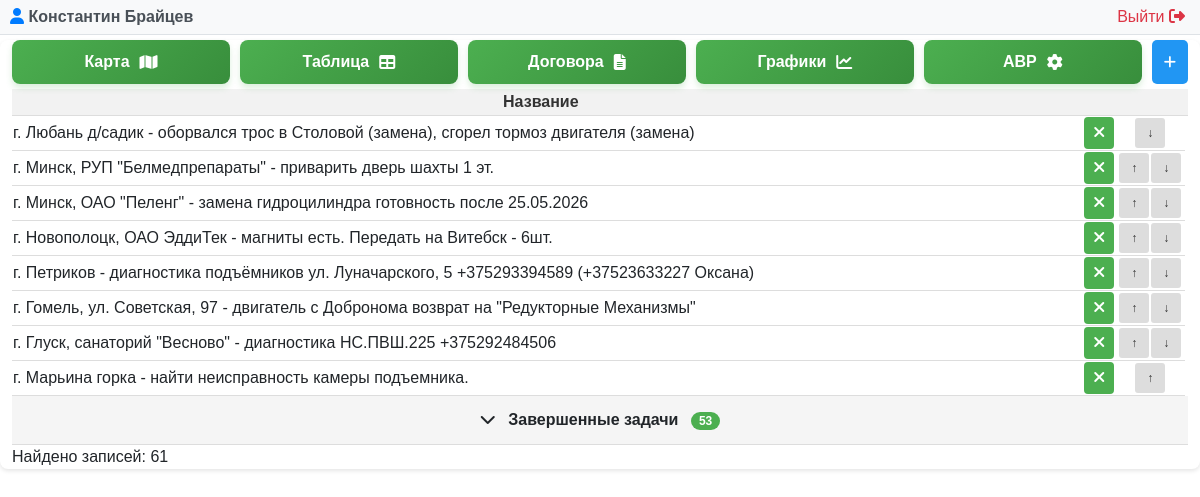
Screenshot of /problem.php (signed in) with the database file from the repository.
### tables this page shows
CREATE TABLE "LIFTEH_problem" ("id" integer NOT NULL PRIMARY KEY AUTOINCREMENT, "name" varchar(255) NOT NULL, "created_date" DATETIME DEFAULT CURRENT_TIMESTAMP, "is_completed" bool NOT NULL, "user_id" integer NOT NULL REFERENCES "auth_user" ("id") DEFERRABLE INITIALLY DEFERRED, priority INTEGER);

### problem.php (called while the page is built, shortened)
<?php
require __DIR__ . '/modules/problem/problem.php';

### modules/auth/auth.php (called while the page is built, shortened)
<?php
function getCurrentUser() {
    try {
        $pdo = new PDO("sqlite:" . DB_PATH);
        $pdo->setAttribute(PDO::ATTR_ERRMODE, PDO::ERRMODE_EXCEPTION);
        $stmt = $pdo->prepare("SELECT id, username, email, first_name, last_name, is_superuser, is_active FROM auth_user WHERE id = ?");
        $stmt->execute([$_SESSION['user_id']]);
        return $stmt->fetch(PDO::FETCH_ASSOC);
    } catch (PDOException $e) {
        error_log("Ошибка получения пользователя: " . $e->getMessage());
        return null;
    }
}
?>

### modules/problem/problem.php (the view, shortened to what this page needs)
<?php
require_once __DIR__ . '/../../modules/auth/auth.php';
$currentUser = getCurrentUser();
$isSuperAdmin = ($currentUser['is_superuser'] ?? 0) == 1;
try {
    $db = new PDO('sqlite:' . DB_PATH);
    $db->setAttribute(PDO::ATTR_ERRMODE, PDO::ERRMODE_EXCEPTION);
} catch(PDOException $e) {
    die("Ошибка подключения к БД: " . $e->getMessage());
}
$db->exec("CREATE TABLE IF NOT EXISTS LIFTEH_problem (
    id INTEGER PRIMARY KEY AUTOINCREMENT,
    name TEXT NOT NULL,
    created_date DATETIME DEFAULT CURRENT_TIMESTAMP,
    is_completed INTEGER DEFAULT 0,
    user_id INTEGER,
    priority INTEGER DEFAULT 0
)");
$stmt = $db->query("SELECT * FROM LIFTEH_problem WHERE is_completed != 2 ORDER BY is_completed, priority ASC");
$problems = $stmt->fetchAll(PDO::FETCH_ASSOC);
?>
<!DOCTYPE html>
<html lang="ru">
<?php $pageTitle = 'Управление проблемами'; include __DIR__ . '/../../includes/header.php'; ?>
<body>
<?php include __DIR__ . '/../../modules/admin/user_panel.php'; ?>
    <div class="container">
        <div class="controls">
            <div class="button-group">
                <a href="/map.php" class="map-button">
                    <span class="button-text">Карта</span>
                    <i class="fas fa-map"></i>
                </a>
                <a href="/index.php" class="map-button">
                    <span class="button-text">Таблица</span>
                    <i class="fas fa-table"></i>
                </a>
                <?php if ($isSuperAdmin): ?>
                    <a href="/dogovor.php" class="map-button">
                        <span class="button-text">Договора</span>
                        <i class="fas fa-file-alt"></i>
                    </a>
                    <a href="/charts.php" class="map-button">
                        <span class="button-text">Графики</span>
                        <i class="fas fa-chart-line"></i>
                    </a>
                    <a href="avr.php" class="map-button">
                        <span class="button-text">АВР</span>
                        <i class="fa-solid fa-gear"></i>
                    </a>
                <?php endif; ?>
                <button class="btn btn-primary" onclick="openAddModal()">
                    <i class="fas fa-plus"></i>
                </button>
            </div>
        </div>
        <table id="problemTable">
            <thead>
                <tr>
                    <th>Название</th>
                    <th></th>
                    <th></th>
                    <th></th>
                </tr>
            </thead>
            <tbody>
                <?php
                $activeProblems = [];
                $completedProblems = [];
                foreach ($problems as $problem) {
                    if ($problem['is_completed'] == 1) {
                        $completedProblems[] = $problem;
                    } else {
                        $activeProblems[] = $problem;
                    }
                }
                ?>
                <?php foreach ($activeProblems as $problem): ?>
                <tr class="problem-row active-row" data-status="active" data-id="<?= $problem['id'] ?>">
                    <td class="<?php if ($problem['is_completed'] == 2) echo 'deleted'; ?>"
                        id="row-<?= $problem['id'] ?>"
                        onclick="openEditModal(<?= $problem['id'] ?>)"
                        style="text-align: left;">
                        <?= htmlspecialchars($problem['name']) ?>
                    </td>
                    <td style="text-align: right;">
                        <form method="POST" style="display: inline;" onsubmit="return toggleComplete(event, this)">
                            <button type="submit" class="status-badge <?= $problem['is_completed'] ? 'status-completed' : 'status-active' ?>" style="width: 30px;">
                                <?= $problem['is_completed'] ? '<i class="fas fa-check"></i>' : '<i class="fas fa-times"></i>' ?>
                            </button>
                        </form>
                    </td>
                    <td style="width: 70px;">
                        <div class="priority-buttons">
                            <?php
                            $minMax = $db->query("SELECT MIN(priority) as min_priority, MAX(priority) as max_priority
                                                    FROM LIFTEH_problem
                                                    WHERE is_completed = 0")->fetch(PDO::FETCH_ASSOC);
                            $minPriority = $minMax['min_priority'];
                            $maxPriority = $minMax['max_priority'];
                            ?>
                            <?php if ($problem['is_completed'] == 0): ?>
                                <?php if ($problem['priority'] > $minPriority): ?>
                                    <form method="POST" style="display: inline;" onsubmit="return movePriority(event, this)">
                                        <button type="submit" class="priority-btn" title="Повысить приоритет">↑</button>
                                    </form>
                                <?php endif; ?>
                                <?php if ($problem['priority'] < $maxPriority): ?>
                                    <form method="POST" style="display: inline;" onsubmit="return movePriority(event, this)">
                                        <button type="submit" class="priority-btn" title="Понизить приоритет">↓</button>
                                    </form>
                                <?php endif; ?>
                            <?php else: ?>
                                <span class="priority-disabled"></span>
                            <?php endif; ?>
                        </div>
                    </td>
                </tr>
                <?php endforeach; ?>
                <?php if (count($completedProblems) > 0): ?>
                <tr class="accordion-row" id="accordionRow">
                    <td colspan="4" style="background-color: #f5f5f5; cursor: pointer; padding: 12px; text-align: center; font-weight: bold;" onclick="toggleCompletedTasks()">
                        <span id="accordionIcon">
                            <i class="fas fa-chevron-down"></i>
                        </span>
                        Завершенные задачи
                        <span style="background-color: #4CAF50; color: white; padding: 2px 8px; border-radius: 12px; font-size: 12px; margin-left: 8px;">
                            <?= count($completedProblems) ?>
                        </span>
                    </td>
                </tr>
                <?php endif; ?>
            </tbody>
        </table>
        <div class="count">Найдено записей: <?= count($problems); ?></div>
    </div>
</body>
</html>

### includes/header.php (shortened to what this page needs)
<head>
    <link href="https://cdn.jsdelivr.net/npm/bootstrap@5.1.3/dist/css/bootstrap.min.css" rel="stylesheet">
    <link rel="stylesheet" href="https://cdnjs.cloudflare.com/ajax/libs/font-awesome/6.4.0/css/all.min.css">
    <?php
    $currentPage = parse_url($_SERVER['REQUEST_URI'], PHP_URL_PATH);
    $currentPage = rtrim($currentPage, '/');
    ?>
    <?php if ($currentPage == '/problem.php'): ?>
        <link rel="stylesheet" href="/assets/css/problem_styles.css">
        <link rel="stylesheet" href="/assets/css/modal-styles.css">
    <?php endif; ?>
</head>

### modules/admin/user_panel.php (shortened to what this page needs)
<div class="user-panel">
    <div class="user-info">
        <span class="user-name">
            <i class="fas fa-user"></i>
            <?php echo htmlspecialchars($currentUser['first_name'] ?? ''); ?>
            <?php echo htmlspecialchars($currentUser['last_name'] ?? ''); ?>
        </span>
        <a href="/modules/auth/logout.php" class="logout-btn">
          Выйти <i class="fas fa-sign-out-alt"></i>
        </a>
    </div>
</div>

### assets/css/problem_styles.css (style rules this page uses)
body { font-family: Arial, sans-serif; }
.container { max-width: 1400px; margin: 0 auto; background-color: white; border-radius: 8px; box-shadow: 0 2px 4px rgba(0, 0, 0, 0.1); }
.btn { margin: 0px !important; padding: 8px 12px !important; border-radius: 5px !important; }
.button-group { flex-wrap: wrap; margin-top: 5px; display: flex; gap: 10px; }
.map-button, .refresh-button { flex: 1; padding: 10px 10px; border-radius: 8px; text-decoration: none; display: flex; align-items: center; justify-content: center; gap: 10px; font-weight: bold; font-size: 16px; transition: all 0.3s ease; text-align: center; }
.map-button { background: linear-gradient(135deg, #4CAF50 0%, #388E3C 100%); color: white; box-shadow: 0 4px 6px rgba(76, 175, 80, 0.2); }
table { width: 100%; border-collapse: collapse; margin-top: 5px; }
th, td { text-align: center; border-bottom: 1px solid #ddd; }
th { background-color: #f2f2f2; font-weight: bold; color: #333; }
.btn { display: inline-block; padding: 8px 16px; background-color: #4CAF50; color: white; border: none; border-radius: 4px; cursor: pointer; font-size: 14px; text-decoration: none; margin-right: 5px; transition: opacity 0.3s; }
.btn-primary { background-color: #2196F3; }
.priority-buttons { display: inline-flex; gap: 2px; }
.priority-btn { width: 30px; height: 30px; padding: 4px 8px; font-size: 12px; background-color: #ddd; color: #333; border: none; border-radius: 3px; cursor: pointer; }
.status-badge { padding: 4px 8px; border-radius: 4px; font-weight: bold; border: none; cursor: pointer; }
.status-active { background-color: #4CAF50; color: white; }

### modules/problem/problem.php (style rules this page uses)
.accordion-row td { background-color: #f8f9fa; cursor: pointer; transition: background-color 0.3s ease; user-select: none; }
.accordion-row td i { transition: transform 0.3s ease; margin-right: 8px; }

### modules/admin/user_panel.php (style rules this page uses)
.user-panel { background-color: #f8f9fa; padding: 5px 10px; border-bottom: 1px solid #dee2e6; margin-bottom: 0px; }
.user-info { max-width: 1200px; margin: 0 auto; display: flex; justify-content: space-between; align-items: center; }
.user-name { font-weight: bold; color: #495057; }
.user-name i { color: #007bff; }
.logout-btn { color: #dc3545; text-decoration: none; border-radius: 4px; transition: background-color 0.3s; }
.logout-btn i { margin-right: 5px; }

### rows the page displays
lifteh_problem: name "г. Любань д/садик - оборвался трос в Столовой (замена), сгорел тормоз двигателя (замена)", is_completed False (drawn)
lifteh_problem: name "г. Минск, РУП \"Белмедпрепараты\" - приварить дверь шахты 1 эт.", is_completed False (drawn)
lifteh_problem: name "г. Минск, ОАО \"Пеленг\" - замена гидроцилиндра готовность после 25.05.2026", is_completed False (drawn)
lifteh_problem: name "г. Новополоцк, ОАО ЭддиТек - магниты есть. Передать на Витебск - 6шт.", is_completed False (drawn)
lifteh_problem: name "г. Петриков - диагностика подъёмников ул. Луначарского, 5 +375293394589 (+37523633227 Оксана)", is_completed False (drawn)
lifteh_problem: name "г. Гомель, ул. Советская, 97 - двигатель с Добронома возврат на \"Редукторные Механизмы\"", is_completed False (drawn)
lifteh_problem: name "г. Глуск, санаторий \"Весново\" - диагностика НС.ПВШ.225 +375292484506", is_completed False (drawn)
lifteh_problem: name "г. Марьина горка - найти неисправность камеры подъемника.", is_completed False (drawn)

### other values shown
$currentUser['first_name'] "Константин"
$currentUser['last_name'] "Брайцев"
count($completedProblems) "53"
count($problems) "61"
